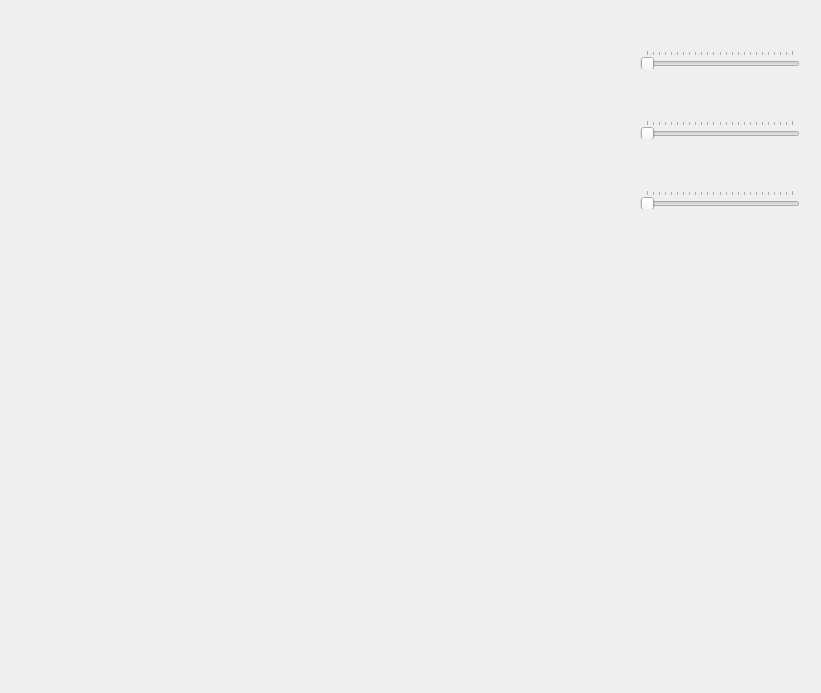
<?xml version="1.0" encoding="UTF-8"?>
<ui version="4.0">
 <class>Window</class>
 <widget class="QWidget" name="Window">
  <property name="geometry">
   <rect>
    <x>0</x>
    <y>0</y>
    <width>821</width>
    <height>693</height>
   </rect>
  </property>
  <property name="windowTitle">
   <string>Form</string>
  </property>
  <widget class="MyGLWidget" name="myGLWidget" native="true">
   <property name="geometry">
    <rect>
     <x>0</x>
     <y>0</y>
     <width>631</width>
     <height>691</height>
    </rect>
   </property>
   <property name="mouseTracking">
    <bool>true</bool>
   </property>
  </widget>
  <widget class="QSlider" name="xRot">
   <property name="geometry">
    <rect>
     <x>640</x>
     <y>50</y>
     <width>160</width>
     <height>19</height>
    </rect>
   </property>
   <property name="maximum">
    <number>360</number>
   </property>
   <property name="singleStep">
    <number>15</number>
   </property>
   <property name="pageStep">
    <number>15</number>
   </property>
   <property name="orientation">
    <enum>Qt::Horizontal</enum>
   </property>
   <property name="tickPosition">
    <enum>QSlider::TicksAbove</enum>
   </property>
   <property name="tickInterval">
    <number>15</number>
   </property>
  </widget>
  <widget class="QSlider" name="yRot">
   <property name="geometry">
    <rect>
     <x>640</x>
     <y>120</y>
     <width>160</width>
     <height>19</height>
    </rect>
   </property>
   <property name="maximum">
    <number>360</number>
   </property>
   <property name="singleStep">
    <number>15</number>
   </property>
   <property name="pageStep">
    <number>15</number>
   </property>
   <property name="orientation">
    <enum>Qt::Horizontal</enum>
   </property>
   <property name="tickPosition">
    <enum>QSlider::TicksAbove</enum>
   </property>
   <property name="tickInterval">
    <number>15</number>
   </property>
  </widget>
  <widget class="QSlider" name="zRot">
   <property name="geometry">
    <rect>
     <x>640</x>
     <y>190</y>
     <width>160</width>
     <height>19</height>
    </rect>
   </property>
   <property name="maximum">
    <number>360</number>
   </property>
   <property name="singleStep">
    <number>15</number>
   </property>
   <property name="pageStep">
    <number>15</number>
   </property>
   <property name="orientation">
    <enum>Qt::Horizontal</enum>
   </property>
   <property name="tickPosition">
    <enum>QSlider::TicksAbove</enum>
   </property>
   <property name="tickInterval">
    <number>15</number>
   </property>
  </widget>
 </widget>
 <customwidgets>
  <customwidget>
   <class>MyGLWidget</class>
   <extends>QWidget</extends>
   <header>myglwidget.h</header>
   <container>1</container>
   <slots>
    <slot>setXRotation(int)</slot>
    <slot>setYRotation(int)</slot>
    <slot>setZRotation(int)</slot>
   </slots>
  </customwidget>
 </customwidgets>
 <resources/>
 <connections>
  <connection>
   <sender>xRot</sender>
   <signal>valueChanged(int)</signal>
   <receiver>myGLWidget</receiver>
   <slot>setXRotation(int)</slot>
   <hints>
    <hint type="sourcelabel">
     <x>698</x>
     <y>57</y>
    </hint>
    <hint type="destinationlabel">
     <x>598</x>
     <y>86</y>
    </hint>
   </hints>
  </connection>
  <connection>
   <sender>yRot</sender>
   <signal>valueChanged(int)</signal>
   <receiver>myGLWidget</receiver>
   <slot>setYRotation(int)</slot>
   <hints>
    <hint type="sourcelabel">
     <x>683</x>
     <y>129</y>
    </hint>
    <hint type="destinationlabel">
     <x>597</x>
     <y>161</y>
    </hint>
   </hints>
  </connection>
  <connection>
   <sender>zRot</sender>
   <signal>valueChanged(int)</signal>
   <receiver>myGLWidget</receiver>
   <slot>setZRotation(int)</slot>
   <hints>
    <hint type="sourcelabel">
     <x>711</x>
     <y>190</y>
    </hint>
    <hint type="destinationlabel">
     <x>629</x>
     <y>223</y>
    </hint>
   </hints>
  </connection>
 </connections>
</ui>
